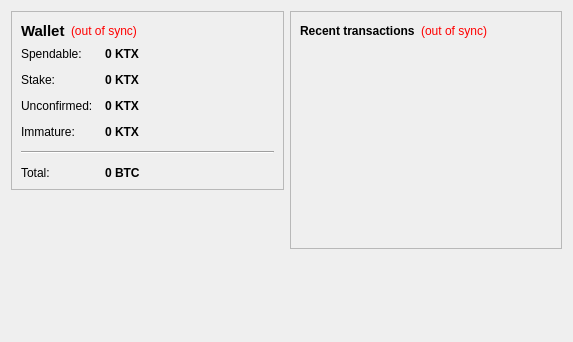
<?xml version="1.0" encoding="UTF-8"?>
<ui version="4.0">
 <class>OverviewPage</class>
 <widget class="QWidget" name="OverviewPage">
  <property name="geometry">
   <rect>
    <x>0</x>
    <y>0</y>
    <width>573</width>
    <height>342</height>
   </rect>
  </property>
  <property name="windowTitle">
   <string>Form</string>
  </property>
  <layout class="QHBoxLayout" name="horizontalLayout" stretch="1,1">
   <item>
    <layout class="QVBoxLayout" name="verticalLayout_2">
     <item>
      <widget class="QFrame" name="frame">
       <property name="frameShape">
        <enum>QFrame::StyledPanel</enum>
       </property>
       <property name="frameShadow">
        <enum>QFrame::Raised</enum>
       </property>
       <layout class="QVBoxLayout" name="verticalLayout_4">
        <item>
         <layout class="QHBoxLayout" name="horizontalLayout_4">
          <item>
           <widget class="QLabel" name="label_5">
            <property name="font">
             <font>
              <pointsize>11</pointsize>
              <weight>75</weight>
              <bold>true</bold>
             </font>
            </property>
            <property name="text">
             <string>Wallet</string>
            </property>
           </widget>
          </item>
          <item>
           <widget class="QLabel" name="labelWalletStatus">
            <property name="toolTip">
             <string>The displayed information may be out of date. Your wallet automatically synchronizes with the katana network after a connection is established, but this process has not completed yet.</string>
            </property>
            <property name="styleSheet">
             <string notr="true">QLabel { color: red; }</string>
            </property>
            <property name="text">
             <string notr="true">(out of sync)</string>
            </property>
            <property name="alignment">
             <set>Qt::AlignLeading|Qt::AlignLeft|Qt::AlignVCenter</set>
            </property>
           </widget>
          </item>
          <item>
           <spacer name="horizontalSpacer_2">
            <property name="orientation">
             <enum>Qt::Horizontal</enum>
            </property>
            <property name="sizeHint" stdset="0">
             <size>
              <width>40</width>
              <height>20</height>
             </size>
            </property>
           </spacer>
          </item>
         </layout>
        </item>
        <item>
         <layout class="QFormLayout" name="formLayout_2">
          <property name="fieldGrowthPolicy">
           <enum>QFormLayout::AllNonFixedFieldsGrow</enum>
          </property>
          <property name="horizontalSpacing">
           <number>12</number>
          </property>
          <property name="verticalSpacing">
           <number>12</number>
          </property>
          <item row="0" column="0">
           <widget class="QLabel" name="label">
            <property name="text">
             <string>Spendable:</string>
            </property>
           </widget>
          </item>
          <item row="0" column="1">
           <widget class="QLabel" name="labelBalance">
            <property name="font">
             <font>
              <weight>75</weight>
              <bold>true</bold>
             </font>
            </property>
            <property name="cursor">
             <cursorShape>IBeamCursor</cursorShape>
            </property>
            <property name="toolTip">
             <string>Your current spendable balance</string>
            </property>
            <property name="text">
             <string notr="true">0 KTX</string>
            </property>
            <property name="textInteractionFlags">
             <set>Qt::LinksAccessibleByMouse|Qt::TextSelectableByKeyboard|Qt::TextSelectableByMouse</set>
            </property>
           </widget>
          </item>
          <item row="1" column="0">
           <widget class="QLabel" name="label_6">
            <property name="text">
             <string>Stake:</string>
            </property>
           </widget>
          </item>
          <item row="1" column="1">
           <widget class="QLabel" name="labelStake">
            <property name="font">
             <font>
              <weight>75</weight>
              <bold>true</bold>
             </font>
            </property>
            <property name="cursor">
             <cursorShape>IBeamCursor</cursorShape>
            </property>
            <property name="toolTip">
             <string>Total of coins that was staked, and do not yet count toward the current balance</string>
            </property>
            <property name="text">
             <string notr="true">0 KTX</string>
            </property>
            <property name="textInteractionFlags">
             <set>Qt::LinksAccessibleByMouse|Qt::TextSelectableByKeyboard|Qt::TextSelectableByMouse</set>
            </property>
           </widget>
          </item>
          <item row="2" column="0">
           <widget class="QLabel" name="label_3">
            <property name="text">
             <string>Unconfirmed:</string>
            </property>
           </widget>
          </item>
          <item row="2" column="1">
           <widget class="QLabel" name="labelUnconfirmed">
            <property name="font">
             <font>
              <weight>75</weight>
              <bold>true</bold>
             </font>
            </property>
            <property name="cursor">
             <cursorShape>IBeamCursor</cursorShape>
            </property>
            <property name="toolTip">
             <string>Total of transactions that have yet to be confirmed, and do not yet count toward the current balance</string>
            </property>
            <property name="text">
             <string notr="true">0 KTX</string>
            </property>
            <property name="textInteractionFlags">
             <set>Qt::LinksAccessibleByMouse|Qt::TextSelectableByKeyboard|Qt::TextSelectableByMouse</set>
            </property>
           </widget>
          </item>
          <item row="3" column="0">
           <widget class="QLabel" name="labelImmatureText">
            <property name="text">
             <string>Immature:</string>
            </property>
           </widget>
          </item>
          <item row="3" column="1">
           <widget class="QLabel" name="labelImmature">
            <property name="font">
             <font>
              <weight>75</weight>
              <bold>true</bold>
             </font>
            </property>
            <property name="toolTip">
             <string>Mined balance that has not yet matured</string>
            </property>
            <property name="text">
             <string notr="true">0 KTX</string>
            </property>
            <property name="textInteractionFlags">
             <set>Qt::LinksAccessibleByMouse|Qt::TextSelectableByKeyboard|Qt::TextSelectableByMouse</set>
            </property>
           </widget>
          </item>
          <item row="4" column="0" colspan="2">
           <widget class="Line" name="line">
            <property name="orientation">
             <enum>Qt::Horizontal</enum>
            </property>
           </widget>
          </item>
          <item row="5" column="0">
           <widget class="QLabel" name="labelTotalText">
            <property name="text">
             <string>Total:</string>
            </property>
           </widget>
          </item>
          <item row="5" column="1">
           <widget class="QLabel" name="labelTotal">
            <property name="font">
             <font>
              <weight>75</weight>
              <bold>true</bold>
             </font>
            </property>
            <property name="cursor">
             <cursorShape>IBeamCursor</cursorShape>
            </property>
            <property name="toolTip">
             <string>Your current total balance</string>
            </property>
            <property name="text">
             <string notr="true">0 BTC</string>
            </property>
            <property name="textInteractionFlags">
             <set>Qt::LinksAccessibleByMouse|Qt::TextSelectableByKeyboard|Qt::TextSelectableByMouse</set>
            </property>
           </widget>
          </item>
         </layout>
        </item>
       </layout>
      </widget>
     </item>
     <item>
      <spacer name="verticalSpacer">
       <property name="orientation">
        <enum>Qt::Vertical</enum>
       </property>
       <property name="sizeHint" stdset="0">
        <size>
         <width>20</width>
         <height>40</height>
        </size>
       </property>
      </spacer>
     </item>
    </layout>
   </item>
   <item>
    <layout class="QVBoxLayout" name="verticalLayout_3">
     <item>
      <widget class="QFrame" name="frame_2">
       <property name="frameShape">
        <enum>QFrame::StyledPanel</enum>
       </property>
       <property name="frameShadow">
        <enum>QFrame::Raised</enum>
       </property>
       <layout class="QVBoxLayout" name="verticalLayout">
        <item>
         <layout class="QHBoxLayout" name="horizontalLayout_2">
          <item>
           <widget class="QLabel" name="label_4">
            <property name="text">
             <string>&lt;b&gt;Recent transactions&lt;/b&gt;</string>
            </property>
           </widget>
          </item>
          <item>
           <widget class="QLabel" name="labelTransactionsStatus">
            <property name="toolTip">
             <string>The displayed information may be out of date. Your wallet automatically synchronizes with the katana network after a connection is established, but this process has not completed yet.</string>
            </property>
            <property name="styleSheet">
             <string notr="true">QLabel { color: red; }</string>
            </property>
            <property name="text">
             <string notr="true">(out of sync)</string>
            </property>
            <property name="alignment">
             <set>Qt::AlignRight|Qt::AlignTrailing|Qt::AlignVCenter</set>
            </property>
           </widget>
          </item>
          <item>
           <spacer name="horizontalSpacer">
            <property name="orientation">
             <enum>Qt::Horizontal</enum>
            </property>
            <property name="sizeHint" stdset="0">
             <size>
              <width>40</width>
              <height>20</height>
             </size>
            </property>
           </spacer>
          </item>
         </layout>
        </item>
        <item>
         <widget class="QListView" name="listTransactions">
          <property name="styleSheet">
           <string notr="true">QListView { background: transparent; }</string>
          </property>
          <property name="frameShape">
           <enum>QFrame::NoFrame</enum>
          </property>
          <property name="verticalScrollBarPolicy">
           <enum>Qt::ScrollBarAlwaysOff</enum>
          </property>
          <property name="horizontalScrollBarPolicy">
           <enum>Qt::ScrollBarAlwaysOff</enum>
          </property>
          <property name="selectionMode">
           <enum>QAbstractItemView::NoSelection</enum>
          </property>
         </widget>
        </item>
       </layout>
      </widget>
     </item>
     <item>
      <spacer name="verticalSpacer_2">
       <property name="orientation">
        <enum>Qt::Vertical</enum>
       </property>
       <property name="sizeHint" stdset="0">
        <size>
         <width>20</width>
         <height>40</height>
        </size>
       </property>
      </spacer>
     </item>
    </layout>
   </item>
  </layout>
 </widget>
 <resources/>
 <connections/>
</ui>
